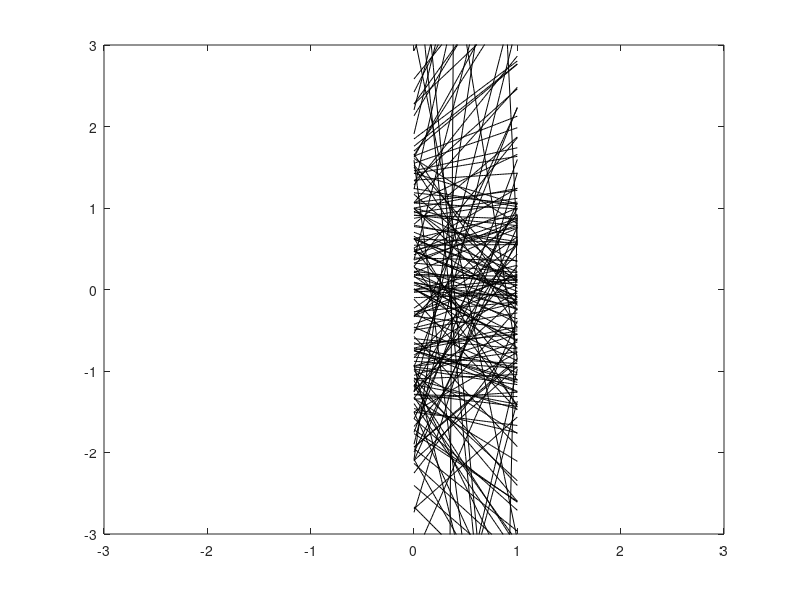

MATLAB code for this plot:
%This program is fiber simulation for the I-randomness uniform continuous

clear all                            %clearing program
close all
clc

kx=64;
[x]=linspace(0,1, kx+1);            %linespaceing for x
[y]=linspace(0,1, kx+1);            %linespacing for y

n=200;                             %sample size
a=-sqrt(2);                         %lower bound for uniform distribution
b=sqrt(2);                          %upper bound for uniform distribution


    for i=1:n
                    
        x0=unifrnd(a,b,1);          %x distance from origin
        y0=unifrnd(a,b,1);          %y distance from origin                  
        angle=unifrnd(0,2*pi,1);    %angle
        slope=tan(angle);           %slope
        y=slope*(x-x0)+y0;          %point slope form of line side 
        
    
     plot(x,y,'k')                  %plot
     xlim([-3 3])                    %x limits
     ylim([-3 3])                    %y limits
     hold on;                       %hold on for graph 
  
    end